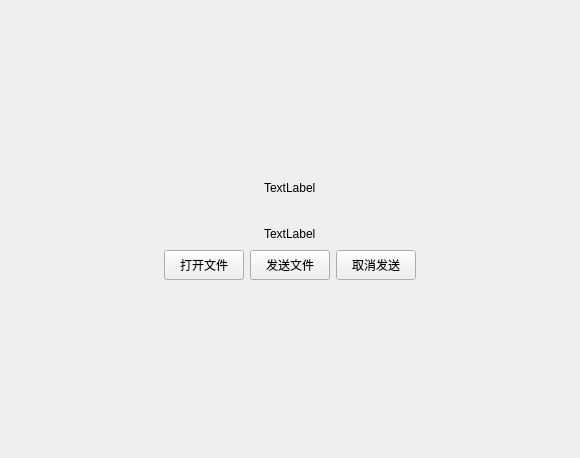
<?xml version="1.0" encoding="UTF-8"?>
<ui version="4.0">
 <class>UploadWindow</class>
 <widget class="QWidget" name="UploadWindow">
  <property name="geometry">
   <rect>
    <x>0</x>
    <y>0</y>
    <width>580</width>
    <height>458</height>
   </rect>
  </property>
  <property name="minimumSize">
   <size>
    <width>100</width>
    <height>100</height>
   </size>
  </property>
  <property name="windowTitle">
   <string>Form</string>
  </property>
  <layout class="QVBoxLayout" name="verticalLayout">
   <item>
    <spacer name="verticalSpacer">
     <property name="orientation">
      <enum>Qt::Vertical</enum>
     </property>
     <property name="sizeHint" stdset="0">
      <size>
       <width>20</width>
       <height>40</height>
      </size>
     </property>
    </spacer>
   </item>
   <item>
    <layout class="QHBoxLayout" name="horizontalLayout_6">
     <item>
      <spacer name="horizontalSpacer">
       <property name="orientation">
        <enum>Qt::Horizontal</enum>
       </property>
       <property name="sizeHint" stdset="0">
        <size>
         <width>40</width>
         <height>20</height>
        </size>
       </property>
      </spacer>
     </item>
     <item>
      <widget class="QLabel" name="Drag">
       <property name="text">
        <string>TextLabel</string>
       </property>
      </widget>
     </item>
     <item>
      <spacer name="horizontalSpacer_2">
       <property name="orientation">
        <enum>Qt::Horizontal</enum>
       </property>
       <property name="sizeHint" stdset="0">
        <size>
         <width>40</width>
         <height>20</height>
        </size>
       </property>
      </spacer>
     </item>
    </layout>
   </item>
   <item>
    <layout class="QHBoxLayout" name="horizontalLayout_5">
     <item>
      <spacer name="horizontalSpacer_11">
       <property name="orientation">
        <enum>Qt::Horizontal</enum>
       </property>
       <property name="sizeHint" stdset="0">
        <size>
         <width>40</width>
         <height>20</height>
        </size>
       </property>
      </spacer>
     </item>
     <item>
      <layout class="QVBoxLayout" name="FileListLayout"/>
     </item>
     <item>
      <spacer name="horizontalSpacer_12">
       <property name="orientation">
        <enum>Qt::Horizontal</enum>
       </property>
       <property name="sizeHint" stdset="0">
        <size>
         <width>40</width>
         <height>20</height>
        </size>
       </property>
      </spacer>
     </item>
    </layout>
   </item>
   <item>
    <layout class="QHBoxLayout" name="horizontalLayout_4">
     <item>
      <spacer name="horizontalSpacer_9">
       <property name="orientation">
        <enum>Qt::Horizontal</enum>
       </property>
       <property name="sizeHint" stdset="0">
        <size>
         <width>40</width>
         <height>20</height>
        </size>
       </property>
      </spacer>
     </item>
     <item>
      <widget class="QLabel" name="uploadSpeedLabel">
       <property name="text">
        <string>TextLabel</string>
       </property>
      </widget>
     </item>
     <item>
      <spacer name="horizontalSpacer_10">
       <property name="orientation">
        <enum>Qt::Horizontal</enum>
       </property>
       <property name="sizeHint" stdset="0">
        <size>
         <width>40</width>
         <height>20</height>
        </size>
       </property>
      </spacer>
     </item>
    </layout>
   </item>
   <item>
    <layout class="QHBoxLayout" name="horizontalLayout">
     <item>
      <spacer name="horizontalSpacer_3">
       <property name="orientation">
        <enum>Qt::Horizontal</enum>
       </property>
       <property name="sizeHint" stdset="0">
        <size>
         <width>40</width>
         <height>20</height>
        </size>
       </property>
      </spacer>
     </item>
     <item>
      <widget class="QPushButton" name="selectBtn">
       <property name="sizePolicy">
        <sizepolicy hsizetype="Minimum" vsizetype="Minimum">
         <horstretch>0</horstretch>
         <verstretch>0</verstretch>
        </sizepolicy>
       </property>
       <property name="minimumSize">
        <size>
         <width>80</width>
         <height>30</height>
        </size>
       </property>
       <property name="maximumSize">
        <size>
         <width>80</width>
         <height>30</height>
        </size>
       </property>
       <property name="text">
        <string>打开文件</string>
       </property>
      </widget>
     </item>
     <item>
      <widget class="QPushButton" name="sendBtn">
       <property name="sizePolicy">
        <sizepolicy hsizetype="Minimum" vsizetype="Minimum">
         <horstretch>0</horstretch>
         <verstretch>0</verstretch>
        </sizepolicy>
       </property>
       <property name="minimumSize">
        <size>
         <width>80</width>
         <height>30</height>
        </size>
       </property>
       <property name="maximumSize">
        <size>
         <width>80</width>
         <height>30</height>
        </size>
       </property>
       <property name="text">
        <string>发送文件</string>
       </property>
      </widget>
     </item>
     <item>
      <widget class="QPushButton" name="cancelBtn">
       <property name="minimumSize">
        <size>
         <width>80</width>
         <height>30</height>
        </size>
       </property>
       <property name="maximumSize">
        <size>
         <width>80</width>
         <height>30</height>
        </size>
       </property>
       <property name="text">
        <string>取消发送</string>
       </property>
      </widget>
     </item>
     <item>
      <spacer name="horizontalSpacer_4">
       <property name="orientation">
        <enum>Qt::Horizontal</enum>
       </property>
       <property name="sizeHint" stdset="0">
        <size>
         <width>40</width>
         <height>20</height>
        </size>
       </property>
      </spacer>
     </item>
    </layout>
   </item>
   <item>
    <spacer name="verticalSpacer_2">
     <property name="orientation">
      <enum>Qt::Vertical</enum>
     </property>
     <property name="sizeHint" stdset="0">
      <size>
       <width>20</width>
       <height>40</height>
      </size>
     </property>
    </spacer>
   </item>
  </layout>
 </widget>
 <resources/>
 <connections>
  <connection>
   <sender>selectBtn</sender>
   <signal>clicked()</signal>
   <receiver>UploadWindow</receiver>
   <slot>ClickOpenButton()</slot>
   <hints>
    <hint type="sourcelabel">
     <x>122</x>
     <y>101</y>
    </hint>
    <hint type="destinationlabel">
     <x>231</x>
     <y>63</y>
    </hint>
   </hints>
  </connection>
  <connection>
   <sender>sendBtn</sender>
   <signal>clicked()</signal>
   <receiver>UploadWindow</receiver>
   <slot>ClickSendButton()</slot>
   <hints>
    <hint type="sourcelabel">
     <x>302</x>
     <y>105</y>
    </hint>
    <hint type="destinationlabel">
     <x>384</x>
     <y>83</y>
    </hint>
   </hints>
  </connection>
 </connections>
 <slots>
  <slot>ClickOpenButton()</slot>
  <slot>ClickSendButton()</slot>
 </slots>
</ui>
